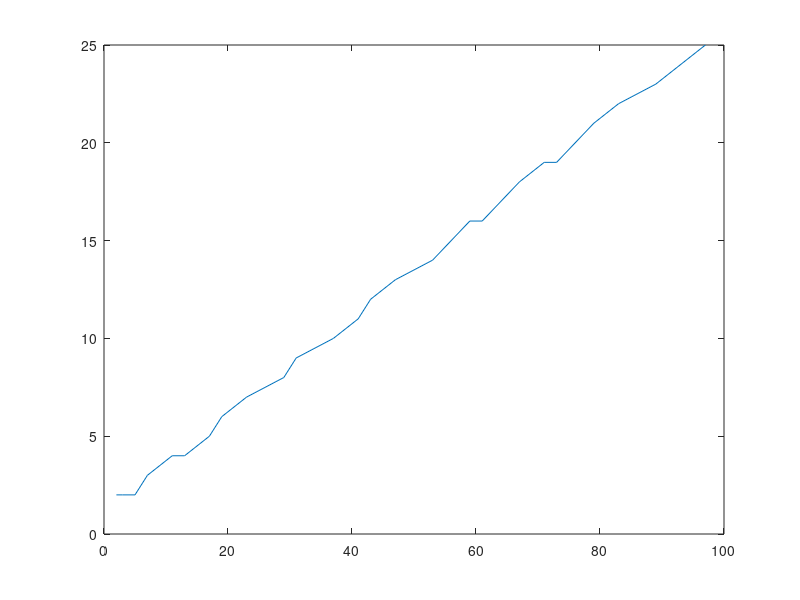
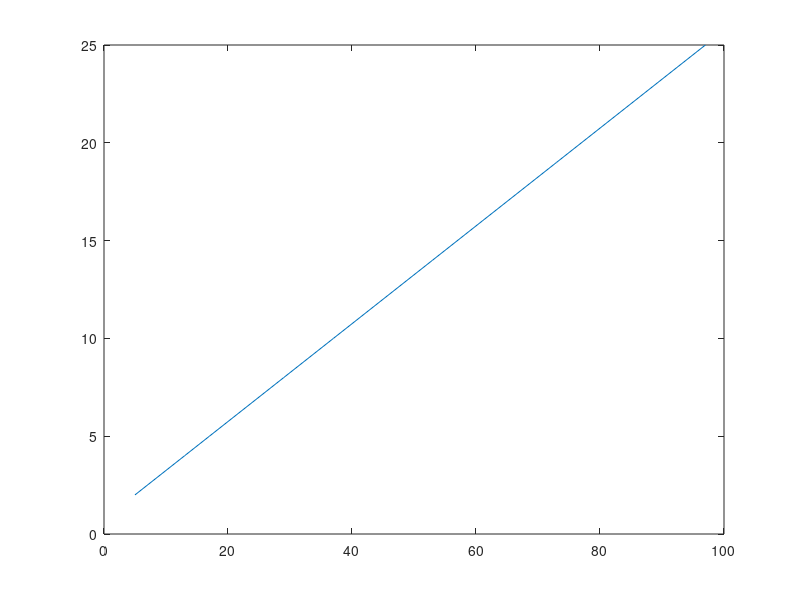
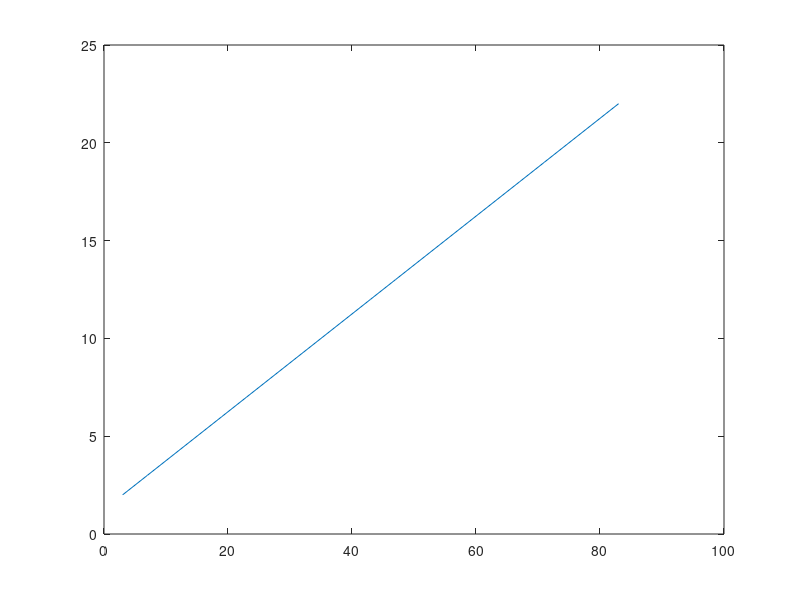

Source code (MATLAB) for these figures, in order:
pArr = primes(100); % array of primes
numSolns = zeros(1, size(pArr, 2)); % array to store number of solutions for each prime

% find quadratic residues by brute force
for p = pArr
    fprintf('%d:\n', p);
    squares = [1:p-1 ; zeros(1, p-1)];
    countSolns = 2;
    for a = 1:(p-1)
        squares(2, a) = mod(a^2, p); % fill squares with the square of each number
    end
    leg1 = unique(squares(2,:)); % set array to store only unique values (effectively chopping half the list)
    disp(leg1);
    fprintf('(%d, %d)\n', 1, 0); % add trivial solutions
    fprintf('(%d, %d)\n', 0, 1);
    for a = leg1 % for each element a with legendre number of 1...
        if (sum(leg1 == a) > 0 && sum(leg1 == p+1-a) > 0) % if 1-a is also a quadratic residue...
            countSolns = countSolns + 1; % increment number  solutions
            fprintf('(%d, %d)\n', a, mod(p+1-a, p));
        end
    end
    numSolns(1, pArr == p) = countSolns; % insert number of solutions for p into array
end

disp([pArr;numSolns]);

figure;
plot(pArr, numSolns);

figure;
plot(pArr(mod(pArr, 4) == 1), numSolns(mod(pArr, 4) == 1)); % plot only the primes that are == 1 mod 4

figure;
plot(pArr(mod(pArr, 4) == 3), numSolns(mod(pArr, 4) == 3)); % plot only the primes that are == 3 mod 4

